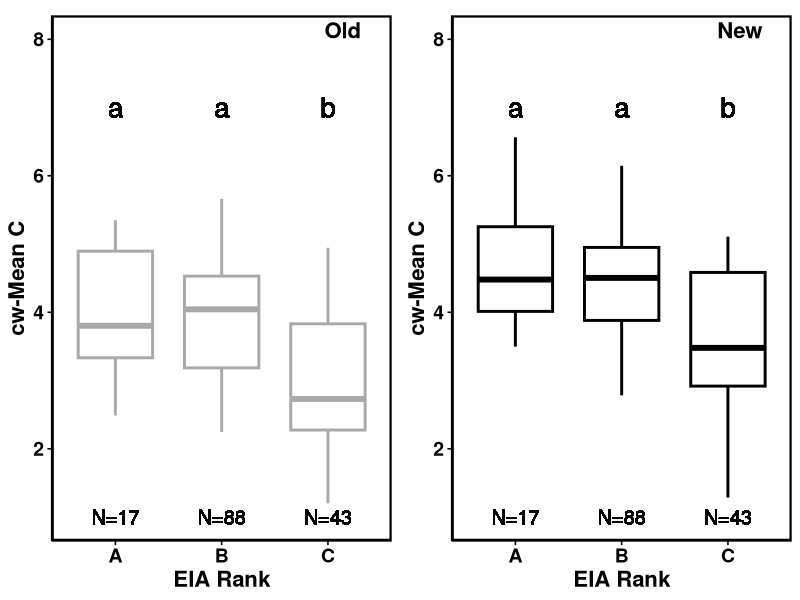

Source code (R):
#(lmtest) 
require(ggpubr)
require(ggplot2)
#library(plyr)
#library(qpcR)
#library(scales)
library(car)
library(here)

#select data by macrogroup
#modified2

FQA_EIA_1_2018<-read.csv(here("data", "FQA_EIA_1_2018.csv"))
FQA.data <- FQA_EIA_1_2018



### Box PLOTS all types cwmean c
#test2

#clean data, get rid of blanks,ensure EIA_RANK is coded as factor 
FQA.data_rank<-subset(FQA.data,EIA_RANK_NOSIZE!="")
FQA.data_rank$EIA_RANK_NOSIZE<-as.factor(as.character(FQA.data_rank$EIA_RANK_NOSIZE))

#get sample sizes using table function for cross-tab
my.sizes<-table(FQA.data_rank$EIA_RANK_NOSIZE)

#new metric cwCOC, ANOVA and posthoc groupings
AOV_avCOC <- aov(FQA.data_rank$cwCOC ~ FQA.data_rank$EIA_RANK_NOSIZE)
my.anova<-(Anova(AOV_avCOC, type="III"))
summary(AOV_avCOC )
TukeyHSD(AOV_avCOC )

#table of means, in case needed 
model.tables(AOV_avCOC , type="means")

#ANOVA and post-hoc test to get groupings for old metric 
AOV_OLDavCOC <- aov(FQA.data_rank$OLDcwCOC ~ FQA.data_rank$EIA_RANK_NOSIZE)
my.anova<-(Anova(AOV_OLDavCOC, type="III"))
summary(AOV_OLDavCOC )
TukeyHSD(AOV_OLDavCOC )
model.tables(AOV_OLDavCOC, type="means")



##code below saves boxplots as png file 
## manualy codes in labels for significant groupings (a, b, c, etc)- better if grabbed from file
png(here("figures/MEboxplot_all_CWmeanC_pub2_2021.png"), width=1300, height=1000, res=216)
newMeanC.plot<-ggboxplot(FQA.data_rank, x = "EIA_RANK_NOSIZE", y = "cwCOC", size=1, color="black" )+ 
  ylim(1,8)+
  ggtitle("New")+
  labs(x = "EIA Rank", y="cw-Mean C")+
  font("xylab", size = 16, face="bold")+
  font("xy.text", size = 14, color = "black", face = "bold")+
  geom_text(x=1, y=7, label="a", size=7)+
  geom_text(x=2, y=7, label="a", size=7)+
  geom_text(x=3, y=7, label="b", size=7)+
  geom_text(x=1, y=1, label=paste("N=", my.sizes[1], sep=""),size=5)+
  geom_text(x=2, y=1, label=paste("N=", my.sizes[2], sep=""),size=5)+
  geom_text(x=3, y=1, label=paste("N=", my.sizes[3], sep=""),size=5)+
  theme(plot.title = element_text(hjust= 0.9, margin = margin(t = 10, b = -20), size=16, face = "bold"),  panel.border = element_rect(colour = "black", fill=NA, size=1.5), legend.position="none")

oldMeanC.plot<-ggboxplot(FQA.data_rank, x = "EIA_RANK_NOSIZE", y = "OLDcwCOC", size=1, color="darkgray" )+ 
  ylim(1,8)+
  ggtitle("Old")+
  labs(x = "EIA Rank", y="cw-Mean C")+
  font("xylab", size = 16, face="bold")+
  font("xy.text", size = 14, color = "black", face = "bold")+
  geom_text(x=1, y=7, label="a", size=7)+
  geom_text(x=2, y=7, label="a", size=7)+
  geom_text(x=3, y=7, label="b", size=7)+
  geom_text(x=1, y=1, label=paste("N=", my.sizes[1], sep=""),size=5)+
  geom_text(x=2, y=1, label=paste("N=", my.sizes[2], sep=""),size=5)+
  geom_text(x=3, y=1, label=paste("N=", my.sizes[3], sep=""),size=5)+
  theme(plot.title =element_text(hjust= 0.9, margin = margin(t = 10, b = -20), size=16, face = "bold"),  panel.border = element_rect(colour = "black", fill=NA, size=1.5), legend.position="none")

ggarrange(oldMeanC.plot,newMeanC.plot, ncol=2)
dev.off()





























